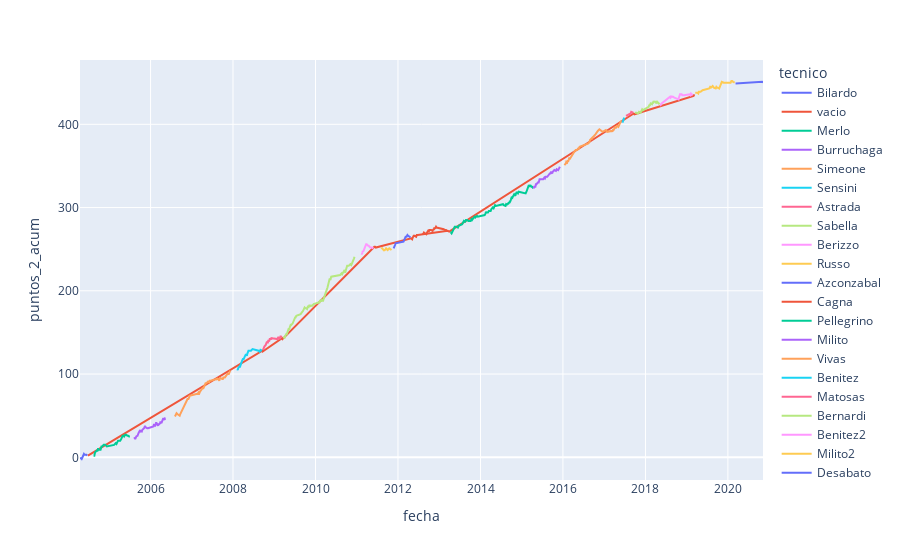

Source (notebook cell):
### Code cell
px.line(x='fecha' , y='puntos_2_acum', color= 'tecnico', data_frame=resultados[resultados.competencia!='AMI'])
